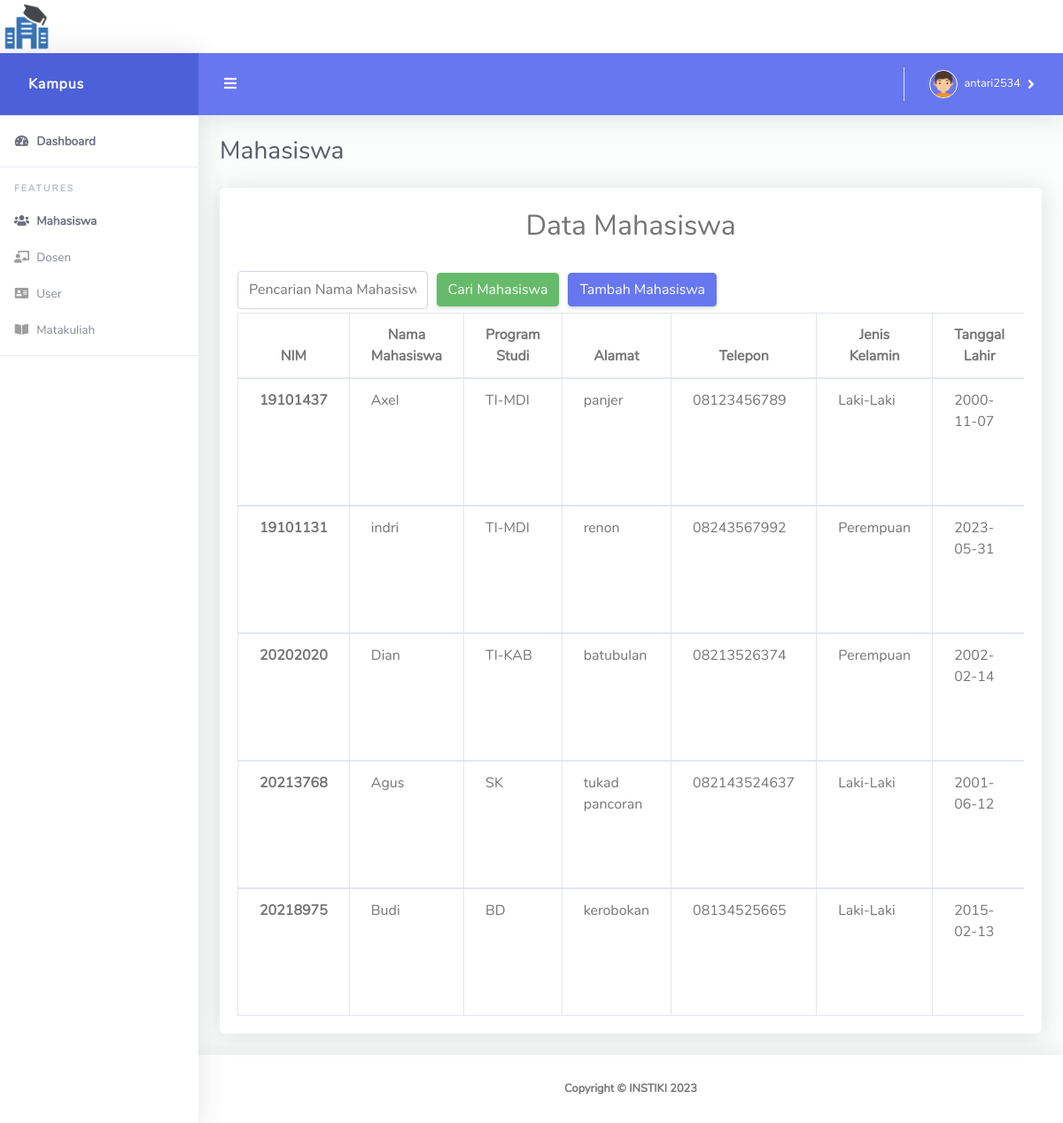
The app's page /index.php?hal=mahasiswa (signed in), older data.
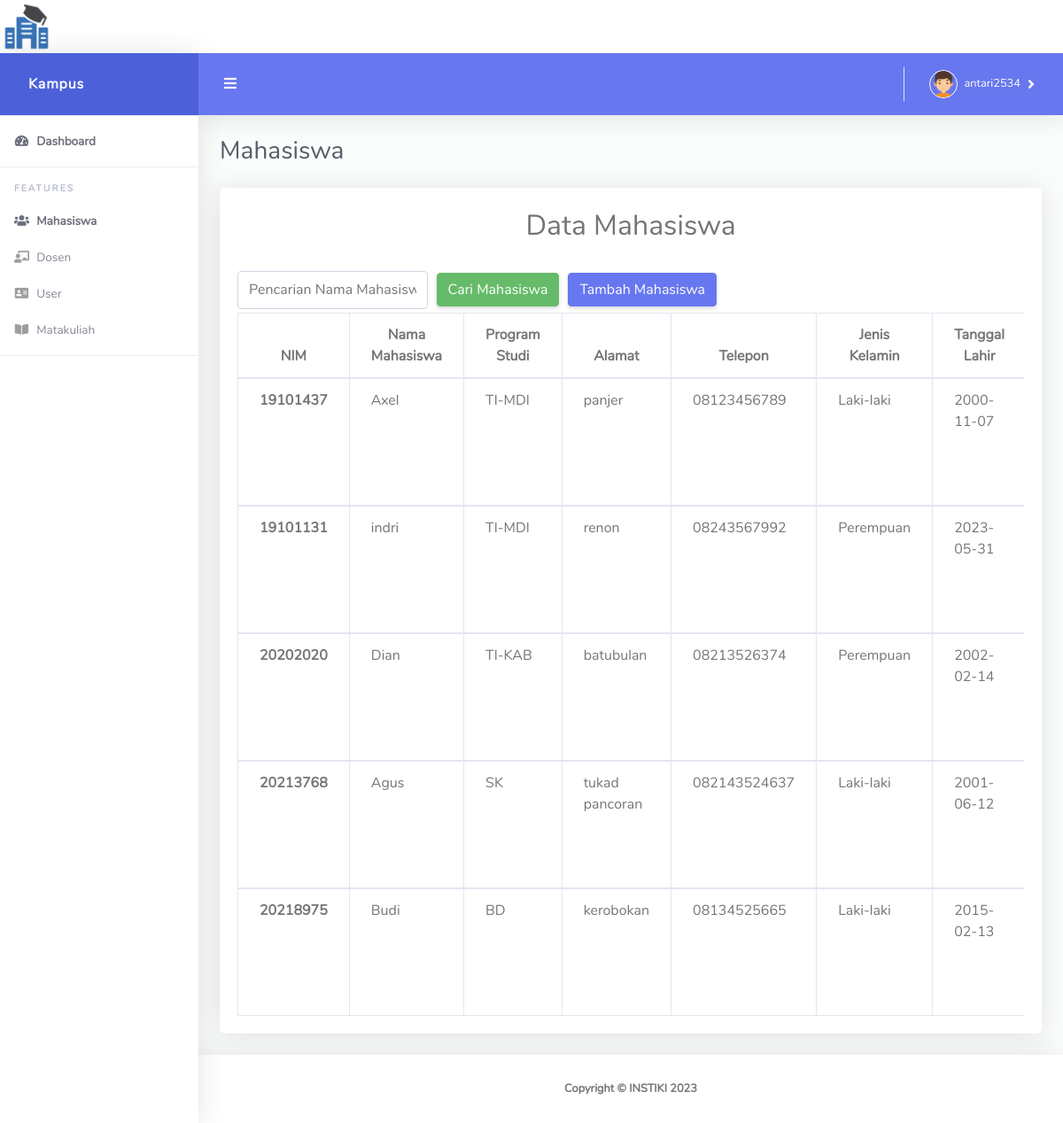
The same page, newer data.
### tables this page shows
CREATE TABLE `dbmahasiswa` (
  `id_mahasiswa` int(11) NOT NULL,
  `nim` varchar(20) NOT NULL,
  `nama_mahasiswa` varchar(100) NOT NULL,
  `alamat` varchar(100) NOT NULL,
  `tgl_lahir` date NOT NULL,
  `program_studi` varchar(50) NOT NULL,
  `email` varchar(50) NOT NULL,
  `telp` varchar(20) NOT NULL,
  `semester` int(11) NOT NULL,
  `jenis_kelamin` enum('Laki-laki','Perempuan') NOT NULL
);

### Data/mahasiswa/mahasiswa.php (the view, shortened to what this page needs)
<div class="container-fluid" id="container-wrapper">
  <div class="d-sm-flex align-items-center justify-content-between mb-4">
    <h1 class="h3 mb-0 text-gray-800">Mahasiswa</h1>
  </div>
  <div class="card">
    <h2 align="center" class="mt-4">Data Mahasiswa</h2>
    <div class="card-body">
      <form action="index.php?hal=mahasiswa&" method="get">
        <div class="form-row align-items-center">
          <div class="col-sm-3 my-1">
            <input type="text" name="carimah" class="form-control" id="inlineFormInputName" placeholder="Pencarian Nama Mahasiswa">
          </div>
          <div class="col-auto my-1">
            <button type="submit" class="btn btn-success">Cari Mahasiswa</button>
          </div>
          <div class="col-sm-3 my-1">
            <a href="index.php?hal=mahtambah" class="btn btn-primary">Tambah Mahasiswa</a>
          </div>
        </div>
      </form>
      <div class="table-responsive">
        <table class="table table-bordered">
          <thead>
            <tr class="text-center">
              <th scope="col">NIM</th>
              <th scope="col">Nama Mahasiswa</th>
              <th scope="col">Program Studi</th>
              <th scope="col">Alamat</th>
              <th scope="col">Telepon</th>
              <th scope="col">Jenis Kelamin</th>
              <th scope="col">Tanggal Lahir</th>
            </tr>
          </thead>
          <?php
          if (isset($_GET['carimah'])) {
            $cari = $_GET['carimah'];
            $tampil = mysqli_query($koneksi, "SELECT * FROM dbmahasiswa WHERE nama_mahasiswa like'%" . $cari . "%'");
          } else {
            $tampil = mysqli_query($koneksi, "SELECT * FROM dbmahasiswa");
          }
          while ($data = mysqli_fetch_array($tampil)) {
          ?>
            <tbody>
              <tr>
                <th scope="row"><?php echo $data['nim']; ?></th>
                <td><?php echo $data['nama_mahasiswa']; ?></td>
                <td><?php echo $data['program_studi']; ?></td>
                <td><?php echo $data['alamat']; ?></td>
                <td><?php echo $data['telp']; ?></td>
                <td><?php echo $data['jenis_kelamin']; ?></td>
                <td><?php echo $data['tgl_lahir']; ?></td>
              </tr>
            </tbody>
          <?php
          }
          ?>
        </table>
      </div>
    </div>
  </div>
</div>

Row changes from the older to the newer data that the page shows:
changed dbmahasiswa "Axel": jenis_kelamin "Laki-Laki" → "Laki-laki"
changed dbmahasiswa "Agus": jenis_kelamin "Laki-Laki" → "Laki-laki"
changed dbmahasiswa "Budi": jenis_kelamin "Laki-Laki" → "Laki-laki"
